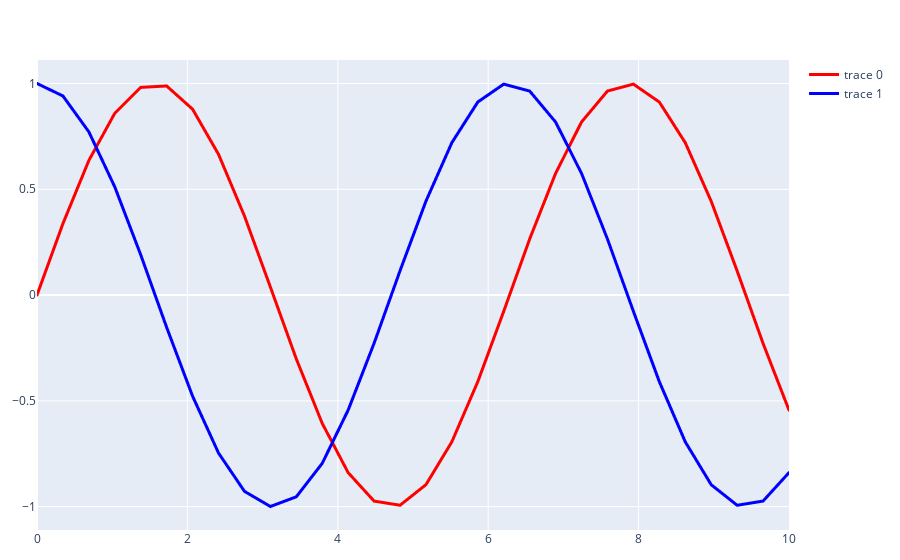

Notebook code cell kept with this figure:
### Markdown cell above
Plotly module `plotly.graph_objects` defines classes that can be used to construct plots of various types. In the example below, we employ it to produce a scatter plot, which displays points with given $x$ and $y$ coordinates. This example illustrates the basic process of creating a plot with Plotly. First, we create an object with the plot data (a *trace* in the Plotly nomenclature). Then we embed the trace in a figure object and finally, we display the resulting figure.

### Code cell
import plotly.graph_objects as go
import numpy as np

t = np.linspace(0, 10, 30)

# create a trace
sin_plot = go.Scattergl(                                 
                      x=t,                           # x-coordinates of points
                      y=np.sin(t),                   # y-coordinates 
                      mode='lines',                # use markers to plot points
                      line={'color' : "red", 'width' : 3})

cos_plot = go.Scattergl(                                 
                      x=t,                           # x-coordinates of points
                      y=np.cos(t),                   # y-coordinates 
                      mode='lines',                # use markers to plot points
                      line={'color' : "blue", 'width' : 3})

# create a figure with the trace
fig = go.Figure(data=[sin_plot, cos_plot])
# display the figure
fig.show(config = dict({'scrollZoom': True,}))

### Figure 1 — Plotly figure (JSON) as saved in the notebook; plotly's stock layout.template omitted (floating-point values rounded to 4 significant figures)
{"data": [{"line": {"color": "red", "width": 3}, "mode": "lines", "type": "scattergl", "x": [0, 0.3448, 0.6897, 1.034, 1.379, 1.724, 2.069, 2.414, 2.759, 3.103, 3.448, 3.793, 4.138, 4.483, 4.828, 5.172, 5.517, 5.862, 6.207, 6.552, 6.897, 7.241, 7.586, 7.931, 8.276, 8.621, 8.966, 9.31, 9.655, 10], "y": [0, 0.338, 0.6363, 0.8596, 0.9817, 0.9883, 0.8785, 0.6652, 0.3737, 0.03814, -0.3019, -0.6064, -0.8395, -0.9738, -0.9934, -0.896, -0.6932, -0.4088, -0.07621, 0.2653, 0.5756, 0.8182, 0.9644, 0.997, 0.9123, 0.7202, 0.4433, 0.1142, -0.2284, -0.544]}, {"line": {"color": "blue", "width": 3}, "mode": "lines", "type": "scattergl", "x": [0, 0.3448, 0.6897, 1.034, 1.379, 1.724, 2.069, 2.414, 2.759, 3.103, 3.448, 3.793, 4.138, 4.483, 4.828, 5.172, 5.517, 5.862, 6.207, 6.552, 6.897, 7.241, 7.586, 7.931, 8.276, 8.621, 8.966, 9.31, 9.655, 10], "y": [1, 0.9411, 0.7715, 0.511, 0.1903, -0.1527, -0.4778, -0.7466, -0.9276, -0.9993, -0.9533, -0.7952, -0.5434, -0.2276, 0.1149, 0.444, 0.7207, 0.9126, 0.9971, 0.9642, 0.8177, 0.575, 0.2646, -0.07698, -0.4095, -0.6938, -0.8964, -0.9935, -0.9736, -0.8391]}], "layout": {}}
